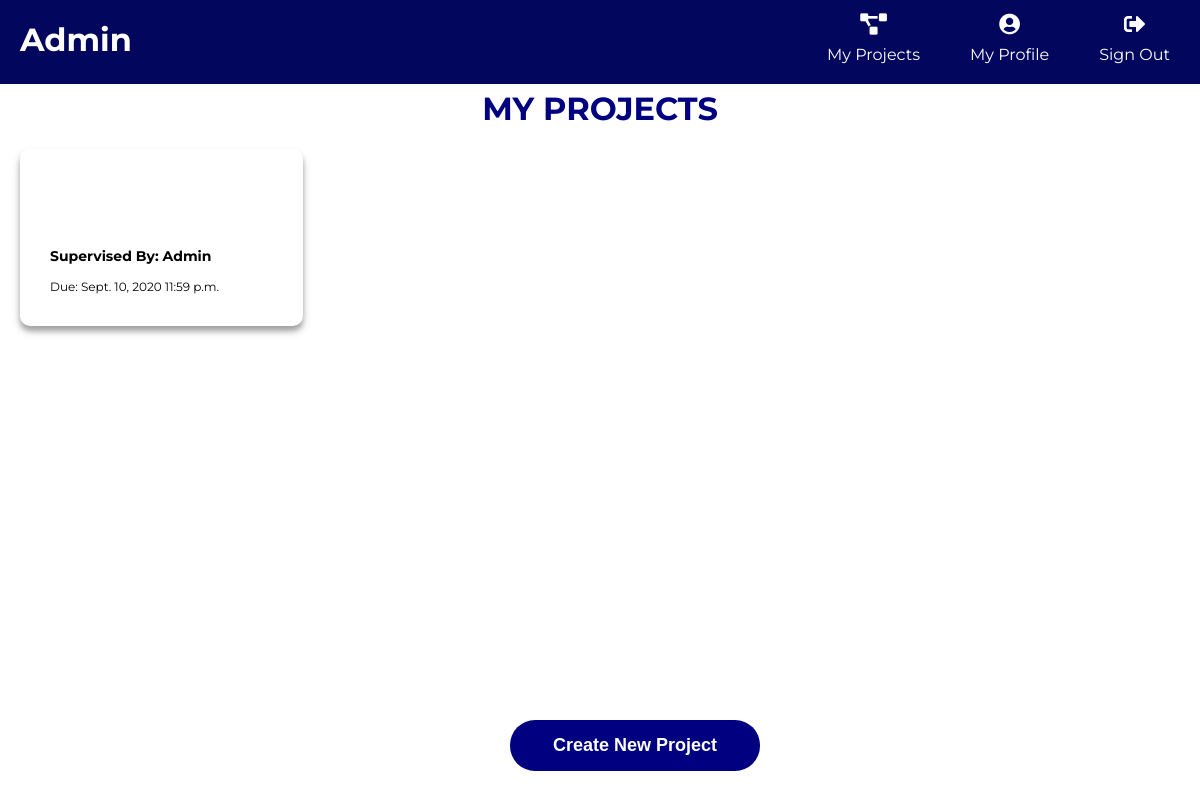
The page /dashboard/ (signed in) on the database its author committed.
### projects/models.py (models this page shows, shortened)
class Project(models.Model):
    title = models.CharField(max_length=100)
    due_date = models.DateField()
    due_time = models.TimeField()
    supervisor = models.ForeignKey(User, default=None, on_delete=models.SET_DEFAULT)
    class Meta:
        constraints = [models.UniqueConstraint(fields=['title', 'supervisor'], name="unique title")]
        verbose_name = "Project"

### projects/views.py (the view, shortened to what this page needs)
# urls.py: path('dashboard/', project_views.dashboard, name='dashboard'),
@login_required(login_url="/signin")
def dashboard(response):
    if response.user.is_staff:
        projects = Project.objects.filter(supervisor=response.user).order_by('due_date')
        template = "teacherdashboard.html"
    arg = {"FirstName": response.user.first_name.capitalize,
           "FullName": response.user.get_full_name,
           "Projects": projects}
    return render(response, template, arg)

### projects/templates/teacherdashboard.html (shortened to what this page needs)
<!DOCTYPE html>
<html lang="en">
{% extends 'newbase.html' %}
{% load static %}
{% block content %}
<link rel="stylesheet" type="text/css" href="{% static 'teacherdashboard/teacherdashboard.css' %}">
<body>
<div class="container">
    <h1 id="Temp">MY PROJECTS</h1>
    <div class="grid-container">
    {% for project in Projects %}
        <a id="box" href="/dashboard/project-info/{{project.id}}/">
        <div class = "grid-item">
            <h2 id="projectTitle">{{ project.title }}</h2>
            <div class="project-info">
            <h3 id="supervised">Supervised By: {{ project.supervisor.get_full_name }}</h3>
            <p id="due">Due: {{ project.due_date }} {{ project.due_time }}</p>
            </div>
        </div>
        </a>
    {% endfor %}
    </div>
    <br><br><br><br>
    <div class="button-center">
    <form class="create-project" action = "{% url 'create-project' %}" method="post">
        <button id="create-button" type="submit">Create New Project</button>
    </form>
    </div>
</div>
</body>
{% endblock %}

### main/templates/newbase.html (shortened to what this page needs)
<!DOCTYPE html>
<html lang="en">
<head>
    {% load static %}
    <link rel="stylesheet" type="text/css" href="{% static 'newbase/newbase.css' %}">
    <link rel="stylesheet" href="https://cdnjs.cloudflare.com/ajax/libs/font-awesome/5.14.0/css/all.min.css">
</head>
<body>
    <header>
        <h1 class="myName">{{FullName}}</h1>
        <ul>
            <li>
                <a href="{% url 'signout' %}">
                    <div class="icon">
                        <i class="fas fa-sign-out-alt fa-lg"></i>
                    </div>
                    <div class="name">Sign Out</div>
                </a>
            </li>
            <li>
                <a href="{% url 'profile' %}">
                    <div class="icon">
                        <i class="fa fa-user-circle fa-lg" aria-hidden="true"></i>
                    </div>
                    <div class="name">My Profile</div>
                </a>
            </li>
            <li>
                <a href="{% url 'dashboard' %}">
                    <div class="icon">
                        <i class="fas fa-project-diagram fa-lg"></i>
                    </div>
                    <div class="name">My Projects</div>
                </a>
            </li>
        </ul>
    </header>
    <div class="content">
        {% block content %}
        {% endblock %}
    </div>
</body>
</html>

### main/static/newbase/newbase.css (style rules this page uses)
body { margin: 0; padding: 0; font-family: 'Montserrat', sans-serif; color: white; }
.myName { color: white; float: left; padding: 0 0 0 0; margin: 0 0 0 0; }
header { position: fixed; background: rgba(2, 7, 93, 1); padding: 20px; width: 100%; z-index: 10; }
ul li { list-style: none; }
ul li a { text-decoration: none; color: white; float: right; margin: 0 50px 0 0; }
.icon { text-align: center; padding-bottom: 10px; margin-top: -20px; }

### projects/static/teacherdashboard/teacherdashboard.css (style rules this page uses)
body { font-family: 'Montserrat', sans-serif; }
.container { margin: 70px 20px 20px 20px; }
#Temp { text-align: center; color: navy; }
.grid-container { display: grid; max-width: 100%; grid-column-gap: 10px; grid-row-gap: 10px; margin: 0 0 100px 0; }
.grid-item { background-image: url('https://image.freepik.com/free-vector/abstract-dark-blue-polygonal-background_1035-9700.jpg'); box-shadow: 0 5px 5px 0 rgba(0,0,0,0.24), 0 5px 10px 0 rgba(0,0,0,0.19); padding : 10px 15px 10px 15px; border-radius: 10px; }
.project-info { background-color: white; padding : 10px 15px 10px 15px; border-radius: 10px; }
@media (min-width: 600px) { .grid-container { grid-template-columns: repeat(2, 1fr); } }
@media (min-width: 900px) { .grid-container { grid-template-columns: repeat(3, 1fr); } }
@media (min-width: 1200px) { .grid-container { grid-template-columns: repeat(4, 1fr); } }
ul { list-style: none; }
#projectTitle { font-size: 22px; font-weight: Bold; text-align: center; color: white; }
#supervised { font-size: 14px; font-weight: bold; color: black; }
#due { font-size: 12px; color: black; }
#box { text-decoration:none; }
button { text-align: center; padding: 15px 0px 15px 0px; margin: 5px 5px 5px 5px; width: 250px; font-size: 18px; font-weight: bold; border-radius: 25px; cursor: pointer; transition-duration: 0.4s; border: 0px; }
.button-center { text-align: center; }
#create-button { background-color: navy; color: white; bottom: 3%; left: 50%; margin-left: -90px; position: fixed; }
button { outline: 0; border: 0; }

### rows shown on the page
Project: supervisor.get_full_name "Admin", due_date "Sept. 10, 2020", due_time "11:59 p.m."

### other values the page prints
{{ FullName }} "Admin"
